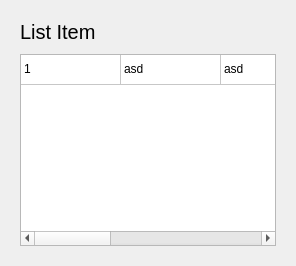
                <widget class="QWidget" name="itemTablePage">
                 <property name="sizePolicy">
                  <sizepolicy hsizetype="Expanding" vsizetype="Expanding">
                   <horstretch>0</horstretch>
                   <verstretch>0</verstretch>
                  </sizepolicy>
                 </property>
                 <layout class="QVBoxLayout" name="verticalLayout_15">
                  <item alignment="Qt::AlignTop">
                   <widget class="QWidget" name="itemsData" native="true">
                    <property name="sizePolicy">
                     <sizepolicy hsizetype="Expanding" vsizetype="Expanding">
                      <horstretch>0</horstretch>
                      <verstretch>0</verstretch>
                     </sizepolicy>
                    </property>
                    <layout class="QVBoxLayout" name="verticalLayout_9">
                     <property name="spacing">
                      <number>10</number>
                     </property>
                     <item>
                      <widget class="QLabel" name="labelItems">
                       <property name="font">
                        <font>
                         <pointsize>15</pointsize>
                        </font>
                       </property>
                       <property name="text">
                        <string>List Item</string>
                       </property>
                      </widget>
                     </item>
                     <item>
                      <widget class="QTableWidget" name="tableItems">
                       <property name="sizePolicy">
                        <sizepolicy hsizetype="Expanding" vsizetype="Preferred">
                         <horstretch>0</horstretch>
                         <verstretch>0</verstretch>
                        </sizepolicy>
                       </property>
                       <property name="cursor" stdset="0">
                        <cursorShape>PointingHandCursor</cursorShape>
                       </property>
                       <property name="sortingEnabled">
                        <bool>false</bool>
                       </property>
                       <property name="wordWrap">
                        <bool>true</bool>
                       </property>
                       <attribute name="horizontalHeaderVisible">
                        <bool>false</bool>
                       </attribute>
                       <attribute name="horizontalHeaderCascadingSectionResizes">
                        <bool>false</bool>
                       </attribute>
                       <attribute name="horizontalHeaderStretchLastSection">
                        <bool>true</bool>
                       </attribute>
                       <attribute name="verticalHeaderVisible">
                        <bool>false</bool>
                       </attribute>
                       <attribute name="verticalHeaderCascadingSectionResizes">
                        <bool>false</bool>
                       </attribute>
                       <attribute name="verticalHeaderStretchLastSection">
                        <bool>false</bool>
                       </attribute>
                       <row>
                        <property name="text">
                         <string>New Row</string>
                        </property>
                       </row>
                       <column>
                        <property name="text">
                         <string>ID</string>
                        </property>
                       </column>
                       <column>
                        <property name="text">
                         <string>Nama Item</string>
                        </property>
                       </column>
                       <column>
                        <property name="text">
                         <string>Lokasi Penyimpanan</string>
                        </property>
                        <property name="textAlignment">
                         <set>AlignLeading|AlignVCenter</set>
                        </property>
                       </column>
                       <column>
                        <property name="text">
                         <string>Berat</string>
                        </property>
                       </column>
                       <column>
                        <property name="text">
                         <string>Inbound</string>
                        </property>
                       </column>
                       <column>
                        <property name="text">
                         <string>Outbound</string>
                        </property>
                       </column>
                       <item row="0" column="0">
                        <property name="text">
                         <string>1</string>
                        </property>
                       </item>
                       <item row="0" column="1">
                        <property name="text">
                         <string>asd</string>
                        </property>
                       </item>
                       <item row="0" column="2">
                        <property name="text">
                         <string>asd</string>
                        </property>
                       </item>
                       <item row="0" column="3">
                        <property name="text">
                         <string>12</string>
                        </property>
                       </item>
                       <item row="0" column="4">
                        <property name="text">
                         <string>asd</string>
                        </property>
                       </item>
                       <item row="0" column="5">
                        <property name="text">
                         <string>asd</string>
                        </property>
                       </item>
                      </widget>
                     </item>
                    </layout>
                   </widget>
                  </item>
                 </layout>
                </widget>
